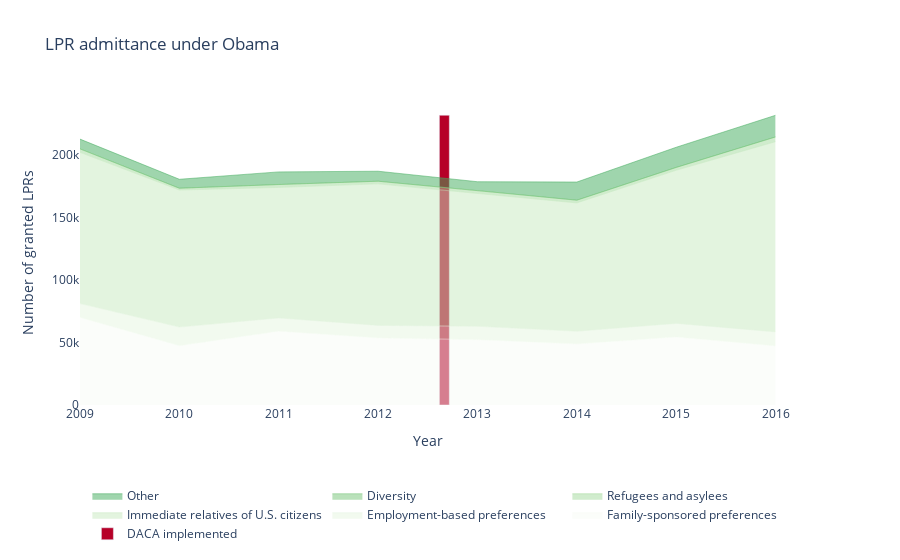

Notebook source saved alongside this figure:
### Code cell
natural_df = natural_df[natural_df.Year <= 2016]
df_bush = df_nototal[df_nototal.index < 2017]
fig = make_subplots(specs=[[{"secondary_y": True}]])

# fig = px.area(df_bush, x=df_bush.index, y='Number', color='Type',
#               color_discrete_sequence=px.colors.sequential.Blues,
#               title='LPR admittance under Bush following 9/11 Policies'
#              )
chart_max = (df['Number'].max())

# +(1/12*{month})
#policies = {'USA Patriot Act': 2001+(1/12*10), 'Homeland Security Act of 2002': 2002+(1/12*3), 'Enhanced Border Security and Visa Entry Reform Act': 2002+(1/12*4), }

'''
for policy, year in policies.items():
    fig.add_bar(x=[year], y=[chart_max],
                name=policy, width=0.1,
                hovertemplate=policy,
                marker_color='#b60028'
               )
'''
policies = {'DACA implemented': 2012+(1/12*8)}

for policy, year in policies.items():
    fig.add_bar(x=[year], y=[chart_max],
                name=policy, width=0.1,
                hovertemplate=policy,
                marker_color='#b60028')
    
for i, type in enumerate(df_bush['Type'].unique()):
    fig.add_trace(go.Scatter(
        x=df_bush[df_bush.Type == type].index, y=df_bush[df_bush.Type == type].Number,
        mode='lines',
        name=type,
        line=dict(width=0.5, color=px.colors.sequential.Greens[i]),
        stackgroup='one' # define stack group
    ))

# display(natural_df['Year'])
#fig.add_trace(go.Scatter(x=natural_df.Year, y=natural_df['Total Affected'], name='People affected by natural disasters',),
#              secondary_y=True)

fig.update_layout({
    'title': 'LPR admittance under Obama',
    'plot_bgcolor': 'rgba(0, 0, 0, 0)',
    'paper_bgcolor': 'rgba(0, 0, 0, 0)',
})

fig.update_xaxes(title_text="Year")
fig.update_yaxes(title_text="Number of granted LPRs")

fig.update_layout(legend=dict(
    orientation = "h",
    yanchor="top",
    y=-0.25,
    xanchor="left",
    x=0.01
))

fig.show()

### Figure 1 — Plotly figure (JSON) as saved in the notebook; plotly's stock layout.template omitted (floating-point values rounded to 4 significant figures)
{"data": [{"hovertemplate": "DACA implemented", "marker": {"color": "#b60028"}, "name": "DACA implemented", "type": "bar", "width": 0.1, "x": [2013.0], "y": [231877]}, {"line": {"color": "rgb(247,252,245)", "width": 0.5}, "mode": "lines", "name": "Family-sponsored preferences", "stackgroup": "one", "type": "scatter", "x": [2009, 2010, 2011, 2012, 2013, 2014, 2015, 2016], "y": [70067, 47423, 59118, 53610, 52260, 48820, 54343, 47268]}, {"line": {"color": "rgb(229,245,224)", "width": 0.5}, "mode": "lines", "name": "Employment-based preferences", "stackgroup": "one", "type": "scatter", "x": [2009, 2010, 2011, 2012, 2013, 2014, 2015, 2016], "y": [11097, 14914, 10555, 10069, 10713, 10211, 10944, 11238]}, {"line": {"color": "rgb(199,233,192)", "width": 0.5}, "mode": "lines", "name": "Immediate relatives of U.S. citizens", "stackgroup": "one", "type": "scatter", "x": [2009, 2010, 2011, 2012, 2013, 2014, 2015, 2016], "y": [121005, 109690, 104435, 113284, 106305, 102682, 122560, 152231]}, {"line": {"color": "rgb(161,217,155)", "width": 0.5}, "mode": "lines", "name": "Refugees and asylees", "stackgroup": "one", "type": "scatter", "x": [2009, 2010, 2011, 2012, 2013, 2014, 2015, 2016], "y": [2762, 1396, 2294, 2087, 2204, 2111, 2228, 3760]}, {"line": {"color": "rgb(116,196,118)", "width": 0.5}, "mode": "lines", "name": "Diversity", "stackgroup": "one", "type": "scatter", "x": [2009, 2010, 2011, 2012, 2013, 2014, 2015, 2016], "y": [56, 84, 84, 47, 94, 124, 80, 69]}, {"line": {"color": "rgb(65,171,93)", "width": 0.5}, "mode": "lines", "name": "Other", "stackgroup": "one", "type": "scatter", "x": [2009, 2010, 2011, 2012, 2013, 2014, 2015, 2016], "y": [7791, 7136, 10071, 7980, 7109, 14499, 16107, 17299]}], "layout": {"legend": {"orientation": "h", "x": 0.01, "xanchor": "left", "y": -0.25, "yanchor": "top"}, "paper_bgcolor": "rgba(0, 0, 0, 0)", "plot_bgcolor": "rgba(0, 0, 0, 0)", "title": {"text": "LPR admittance under Obama"}, "xaxis": {"anchor": "y", "domain": [0, 0.94], "title": {"text": "Year"}}, "yaxis": {"anchor": "x", "domain": [0, 1], "title": {"text": "Number of granted LPRs"}}, "yaxis2": {"anchor": "x", "overlaying": "y", "side": "right", "title": {"text": "Number of granted LPRs"}}}}
